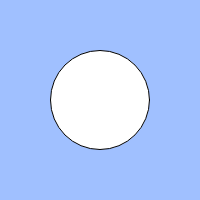
Frame 1 (no input)
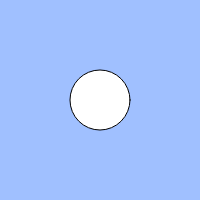
Frame 60 (no input)
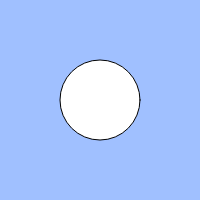
Frame 120 (the mouse pressed at the canvas centre since frame 60)

The p5.js sketch that drew these frames (run headless with seeded random() and noise() and a simulated clock; from frame 60 on, the mouse is pressed at the canvas centre):

// p5.js sketch
// ── sketch.js
// 練習問題「心臓の鼓動のように大きくなったり小さくなったりする円」
let count;
let cycle;

function setup(){
  createCanvas(200, 200);
  count = 0;
  cycle = 100;
}

function draw(){
  background(160, 192, 255);
  count = (count + 1) % cycle;
  size = 100 - count
  if(size<50){size=count}
  // BLANK[1]
  fill(255)
  ellipse(width / 2, height / 2, size);
}
